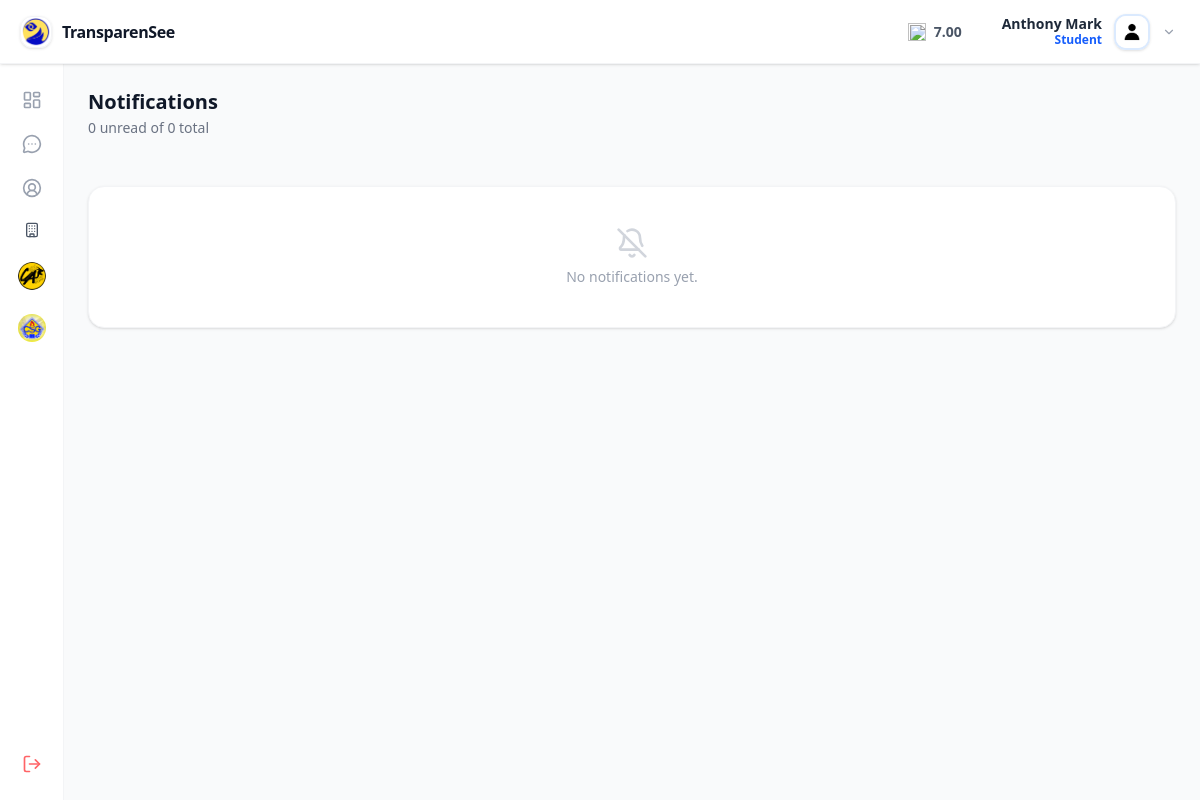
The page /notifications/ (signed in) on the database its author committed.
### accounts/models.py (models this page shows)
class CustomUser(AbstractUser):
    ROLE_CHOICES = [
        ('admin', 'Admin'),
        ('campus_admin', 'Campus Admin'),
        ('adviser', 'Adviser'),
        ('co_adviser', 'Co-Adviser'),
        ('treasurer', 'Treasurer'),
        ('auditor', 'Auditor'),
        ('president', 'President'),
        ('vice_president', 'Vice-President'),
        ('secretary', 'Secretary'),
        ('student', 'Student'),
        ('head', 'Head')
    ]
    middle_name = models.CharField(max_length=50, blank=True)
    role = models.CharField( max_length=20, choices=ROLE_CHOICES)
    profile_image = models.ImageField(upload_to="profile_pictures", blank=True, null=True)
    REQUIRED_FIELDS = ['email', 'first_name', 'last_name']
    objects = CustomUserManager()

### app/models.py (models this page shows, shortened)
class StudentRewardProfile(models.Model):
    student = models.OneToOneField(settings.AUTH_USER_MODEL, on_delete=models.CASCADE)
    points = models.PositiveIntegerField(default=0)

class Organization(models.Model):
    PROGRAM_CHOICE = [
        ("BSIT", "Bachelor of Science in Information Technology"),
        ("BSCS", "Bachelor of Science in Computer Science"),
        ("BSP", "Bachelor of Science in Psychology"),
        ("BSED", "Bachelor of Secondary Education"),
        ("BSHM", "Bachelor of Science in Hospitality Management"),
        ("BSC", "Bachelor of Science in Criminology"),
        ("BSBA-MM", "Bachelor of Science in Business Administration - Marketing Management"),
        ("BSBA-HR", "Bachelor of Science in Business Administration - Human Resource Management"),
        ("all_program", "All Program"),
    ]
    ORG_CATEGORY = [
        ('academic', 'Academic'),
        ('non_academic', 'Non-Academic'),
        ('performing_arts', 'Performing Arts'),
        ('student_council', 'Student Council'),
        ('student_publication', 'Student Publication'),
    ]
    name = models.CharField(max_length=100)
    logo = models.ImageField(upload_to='organization/logos', blank=True, null=True)
    program = models.CharField(choices=PROGRAM_CHOICE, blank=True, null=True)
    category = models.CharField(max_length=50, choices=ORG_CATEGORY)
    description = models.TextField()
    balance = models.DecimalField(max_digits=12, decimal_places=2, null=True, blank=True)
    society_fee_amount = models.DecimalField(max_digits=10,decimal_places=2,default=0)
    createdAt = models.DateTimeField(auto_now=True)

### app/views/notification/notification.py (the view)
# urls.py: path("notifications/", views.notification_list, name="notification_list"),
@login_required
def notification_list(request):
    notifications = Notification.objects.filter(
        recipient=request.user
    ).order_by("-created_at")
    unread_count = notifications.filter(is_read=False).count()
    return render(
        request,
        "app/notification_list.html",
        {
            "notifications": notifications,
            "unread_count": unread_count,
            "base_template": get_base_template(request.user),
        },
    )

### app/context_processors.py (called while the page is built)
def notifications(request):
    if request.user.is_authenticated:
        notifications = Notification.objects.filter(
            recipient=request.user
        ).order_by("-created_at")[:5]
        unread_count = Notification.objects.filter(
            recipient=request.user,
            is_read=False
        ).count()
        return {
            "notifications": notifications,
            "unread_count": unread_count,
        }
    return {
        "notifications": [],
        "unread_count": 0,
    }

### app/views/notification/notification.py (called while the page is built)
def get_base_template(user):
    return ROLE_TEMPLATES.get(user.role, 'app/base.html')

### app/templates/app/notification_list.html (shortened to what this page needs)
{% extends base_template %}
{% load static %}
{% block con %}
<div class="py-6 px-6 flex flex-col gap-6 bg-gray-50">
  <div class="flex items-center justify-between mb-6">
    <div>
      <h1 class="text-xl font-extrabold text-gray-900">Notifications</h1>
      <p class="text-sm text-gray-500 mt-0.5">
        {{ unread_count }} unread of {{ notifications|length }} total
      </p>
    </div>
  </div>
  <div class="bg-white border border-gray-100 rounded-2xl shadow-sm overflow-hidden">
    {% for notification in notifications %}
    <a href="{% url 'notification_redirect' notification.pk %}"
      class="flex items-start justify-between gap-3 px-5 py-4 hover:bg-blue-50 transition-colors {% if not forloop.last %}border-b border-gray-50{% endif %}">
      <div class="flex items-start gap-3 min-w-0">
        <div class="w-9 h-9 shrink-0 rounded-xl flex items-center justify-center
          {% if not notification.is_read %}bg-blue-50 text-blue-600{% else %}bg-gray-50 text-gray-400{% endif %}">
          <i data-lucide="bell" class="w-4 h-4"></i>
        </div>
        <div class="min-w-0">
          <p class="text-sm {% if not notification.is_read %}font-bold text-gray-900{% else %}font-medium text-gray-600{% endif %}">
            {{ notification.title }}
          </p>
          <p class="text-sm text-gray-500 mt-0.5">
            {{ notification.message }}
          </p>
          <small class="text-xs text-gray-400 mt-1 block">
            {{ notification.created_at|timesince }} ago
          </small>
        </div>
      </div>
      {% if not notification.is_read %}
      <div class="w-2 h-2 rounded-full bg-blue-600 mt-2 shrink-0"></div>
      {% endif %}
    </a>
    {% empty %}
    <div class="p-10 text-center">
      <i data-lucide="bell-off" class="w-8 h-8 text-gray-300 mx-auto mb-2"></i>
      <p class="text-sm text-gray-400">No notifications yet.</p>
    </div>
    {% endfor %}
  </div>
</div>
{% endblock %}

### app/templates/app/student/sidebar.html (shortened to what this page needs)
{% extends "app/base.html" %} {% load static %} {% block content %}
<div class="h-screen flex flex-col">
  {% include "app/student/student_navbar.html" %}
  <div class="drawer lg:drawer-open flex flex-1 overflow-hidden">
    <div class="drawer-side h-full z-100 lg:z-98">
      <aside class="w-16 h-full flex flex-col items-center bg-white border-r border-gray-100 py-4 gap-1 ">
        <div class="tooltip tooltip-bottom" data-tip="Dashboard">
          <a href="{% url 'student_dashboard' %}"
            class="w-10 h-10 flex items-center justify-center rounded-xl transition-all duration-200
              {% if request.resolver_match.url_name == 'student_dashboard' %}
                bg-blue-50 text-blue-700
              {% else %}
                text-gray-400 hover:bg-gray-50 hover:text-gray-700
              {% endif %}">
            <i data-lucide="layout-dashboard" class="w-5 h-5"></i>
          </a>
        </div>
        <div class="tooltip tooltip-bottom " data-tip="Community">
          <a href="{% url 'chat' %}"
            class="w-10 h-10 flex items-center justify-center rounded-xl transition-all duration-200
              {% if request.resolver_match.url_name == 'chat' %}
                bg-blue-50 text-blue-700
              {% else %}
                text-gray-400 hover:bg-gray-50 hover:text-gray-700
              {% endif %}">
            <i data-lucide="message-circle-more" class="w-5 h-5"></i>
          </a>
        </div>
        <div class="tooltip tooltip-bottom text-xs" data-tip="Profile">
          <a href="{% url 'student_profile' %}"
            class="w-10 h-10 flex items-center justify-center rounded-xl transition-all duration-200
              {% if request.resolver_match.url_name == 'student_profile' %}
                bg-blue-50 text-blue-700
              {% else %}
                text-gray-400 hover:bg-gray-50 hover:text-gray-700
              {% endif %}">
            <i data-lucide="circle-user-round" class="w-5 h-5"></i>
          </a>
        </div>
         {% if user.student.organization %}
        <div class="tooltip tooltip-bottom text-xs" data-tip="Organization Profile">
          <a href="{% url 'org_public_profile' user.student.organization.pk %}"
            class="flex items-center gap-3 px-3 py-2.5 rounded-xl text-sm font-medium transition-all duration-200
          {% if request.resolver_match.url_name == 'org_public_profile' and request.resolver_match.kwargs.pk == user.student.organization.pk %}
            bg-blue-50 text-blue-700 font-semibold
            {% else %}
            text-gray-600 hover:bg-gray-50 hover:text-gray-900
            {% endif %}">
            <i data-lucide="building" class="w-4 h-4 shrink-0"></i>
          </a>
        </div>
          {% endif %}
        {% if user.student.other_organization.all %}
        {% for other in user.student.other_organization.all %}
        <div class="tooltip tooltip-bottom text-xs" data-tip="{{ other.name }}">
          <a href="{% url 'other_dashboard' other.pk %}"
            class="flex items-center gap-3 px-2 py-2.5 rounded-xl text-sm font-medium transition-all duration-200
            {% if current_org_pk == other.pk %}
              bg-blue-50 text-blue-700 font-semibold
            {% else %}
              text-gray-600 hover:bg-gray-50 hover:text-gray-900
            {% endif %}">
            {% if other.logo %}
              <img src="{{ other.logo.url }}" class="h-7 w-7 rounded-full object-cover">
            {% else %}
              <div class="h-7 w-7 rounded-full bg-gray-300"></div>
            {% endif %}
          </a>
        </div>
      {% endfor %}
      {% endif %}
          <form action="{% url 'logout' %}" method="post">
            <button type="submit"
              class="w-10 h-10 flex items-center justify-center rounded-xl text-red-400 hover:bg-red-50 hover:text-red-600 transition-all duration-200">
              <i data-lucide="log-out" class="w-5 h-5"></i>
            </button>
          </form>
      </aside>
    </div>
    <div class="drawer-content flex flex-col flex-1 min-h-full overflow-y-auto  bg-gray-50">
      {% block con %}{% endblock con %}
    </div>
  </div>
</div>
{% endblock content %}

### app/templates/app/student/student_navbar.html (shortened to what this page needs)
{% load static %} {% load humanize %}
<div class="navbar bg-white border-b border-gray-100 shadow-sm flex justify-between z-99 px-4 h-16">
  <div class="flex items-center gap-2">
    <a class="flex items-center gap-2.5 px-1">
      <div class="w-8 h-8 rounded-xl overflow-hidden shadow-sm border border-gray-100">
        <img src="{% static 'images/TransparenSee_Logo.png' %}" alt="TransparenSee" class="w-full h-full object-cover" />
      </div>
      <span class="text-base font-extrabold text-gray-900 tracking-tight hidden sm:block">TransparenSee</span>
    </a>
  </div>
  <div class="hidden lg:flex items-center gap-3">
    <a   href="{% url 'eyecoin' %}" class="tooltip tooltip-bottom " data-tip="Eye Coin">
        <div class="flex items-center justify-center gap-2 px-5 py-1.5 rounded-xl  hover:bg-gray-50 cursor-pointer transition-colors duration-200">
        <div class="w-4.5 h-4.5 ">
          <img src="{% static 'images/TransparenSeeCoin.png' %}" class="w-full h-full" alt="">
        </div>
        <h2 id="navbar-reward-points"  class=" text-sm font-bold  text-gray-600 ">{{ user.studentrewardprofile.points|floatformat:2|intcomma|default:0.0 }}</h2>
      </div>
    </a>
    <div class="dropdown dropdown-end">
      <div tabindex="0" role="button" class="flex items-center gap-3 px-2 py-1.5 rounded-xl hover:bg-gray-50 cursor-pointer transition-colors duration-200">
        <div class="flex flex-col items-end">
          <p class="text-sm font-semibold text-gray-800 leading-tight">{{ user.first_name }} {{ user.last_name }}</p>
          <span class="text-xs font-bold text-blue-600 capitalize">{{ user.get_role_display }}</span>
        </div>
        <div class="w-9 h-9 rounded-xl overflow-hidden border-2 border-blue-100 shadow-sm shrink-0">
          <img
            alt="Profile"
            src="{% if user.profile_image %}{{ user.profile_image.url }}{% else %}{% static 'images/default_profile_pic.jpg' %}{% endif %}"
            class="w-full h-full object-cover"
          />
        </div>
        <i data-lucide="chevron-down" class="w-3.5 h-3.5 text-gray-400"></i>
      </div>
    </div>
  </div>
</div>

### app/templates/app/base.html (style rules this page uses)
* { scrollbar-width: thin; scrollbar-color: #cbd5e1 transparent; }

### rows shown on the page
CustomUser: studentrewardprofile.points "7.00", first_name "Anthony", last_name "Mark", role "Student"
Organization: logo (picture)
Organization: logo (picture)

### other values the page prints
{{ unread_count }} "0"
{{ notifications|length }} "0"
